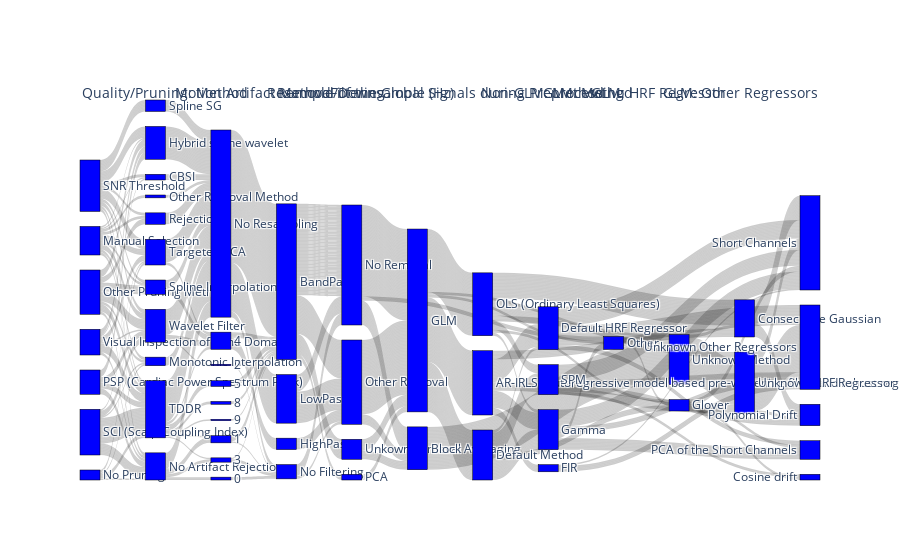

Notebook source saved alongside this figure:
### Markdown cell above
**Plot Analysis Sankey Diagram**

### Code cell
fig = go.Figure(data=[go.Sankey(
    node=dict(
        pad=15,
        thickness=20,
        line=dict(color='black', width=0.5),
        label=list(node_indices.keys()),
        color='blue'
    ),
    link=dict(
        source=source,
        target=target,
        value=value,
    )
)])

fig.update_layout(
    autosize=True,
)

column_labels = column_list

# Calculate the x position for each column's label.
# This is a rough approximation and may need to be adjusted based on the exact look of your Sankey diagram.
x_positions = [i / (len(column_labels) - 1) for i in range(len(column_labels))]

annotations = [
    dict(
        x=x,
        y=1.05,  # Adjust the y-coordinate as per desired placement
        xref='paper',
        yref='paper',
        text=label,
        showarrow=False,
        font=dict(size=14)
    ) for x, label in zip(x_positions, column_labels)
]

# Update the layout with annotations
fig.update_layout(annotations=annotations)

fig.show()
plot(fig, filename='figs/sankey_analysispipeline.html')

### Figure 1 — Plotly figure (JSON) as saved in the notebook; plotly's stock layout.template omitted (floating-point values rounded to 4 significant figures; data arrays with more than 128 entries replaced by an {"elided": "..."} marker saying what was removed)
{"data": [{"link": {"source": {"elided": "1288 int values"}, "target": {"elided": "1288 int values"}, "value": {"elided": "1288 int values"}}, "node": {"color": "blue", "label": ["No Pruning", "SCI (Scalp-Coupling Index)", "Visual Inspection of Time Domain", "PSP (Cardiac Power Spectrum Peak)", "SNR Threshold", "Manual Selection", "Other Pruning Method", "No Artifact Rejection", "TDDR", "Hybrid spline wavelet", "Rejection", "Targeted PCA", "Wavelet Filter", "Spline Interpolation", "Other Removal Method", "Spline SG", "Monotonic Interpolation", "CBSI", "No Resampling", "2", "1", "3", "9", "4", "8", "5", "0", "BandPass", "LowPass", "No Filtering", "HighPass", "Other Removal", "No Removal", "Unkown Removal", "PCA", "Block Averaging", "GLM", "Other", "Unknown Method", "Default Method", "OLS (Ordinary Least Squares)", "AR-IRLS (Autoregressive model based pre-whitening filter and robust regression)", "Unknown HRF Regressor", "SPM", "Consecutive Gaussian", "Default HRF Regressor", "FIR", "Gamma", "Glover", "Unknown Other Regressors", "Polynomial Drift", "Short Channels", "PCA of the Short Channels", "Cosine drift"], "line": {"color": "black", "width": 0.5}, "pad": 15, "thickness": 20}, "type": "sankey"}], "layout": {"annotations": [{"font": {"size": 14}, "showarrow": false, "text": "Quality/Pruning: Method", "x": 0, "xref": "paper", "y": 1.05, "yref": "paper"}, {"font": {"size": 14}, "showarrow": false, "text": "Motion Artifact Method", "x": 0.125, "xref": "paper", "y": 1.05, "yref": "paper"}, {"font": {"size": 14}, "showarrow": false, "text": "Resample/Downsample (Hz)", "x": 0.25, "xref": "paper", "y": 1.05, "yref": "paper"}, {"font": {"size": 14}, "showarrow": false, "text": "Filtering", "x": 0.375, "xref": "paper", "y": 1.05, "yref": "paper"}, {"font": {"size": 14}, "showarrow": false, "text": "Removal of the Global Signals during Preprocessing", "x": 0.5, "xref": "paper", "y": 1.05, "yref": "paper"}, {"font": {"size": 14}, "showarrow": false, "text": "Non-GLM: Method", "x": 0.625, "xref": "paper", "y": 1.05, "yref": "paper"}, {"font": {"size": 14}, "showarrow": false, "text": "GLM: Method", "x": 0.75, "xref": "paper", "y": 1.05, "yref": "paper"}, {"font": {"size": 14}, "showarrow": false, "text": "GLM: HRF Regressor", "x": 0.875, "xref": "paper", "y": 1.05, "yref": "paper"}, {"font": {"size": 14}, "showarrow": false, "text": "GLM: Other Regressors", "x": 1, "xref": "paper", "y": 1.05, "yref": "paper"}], "autosize": true}}
